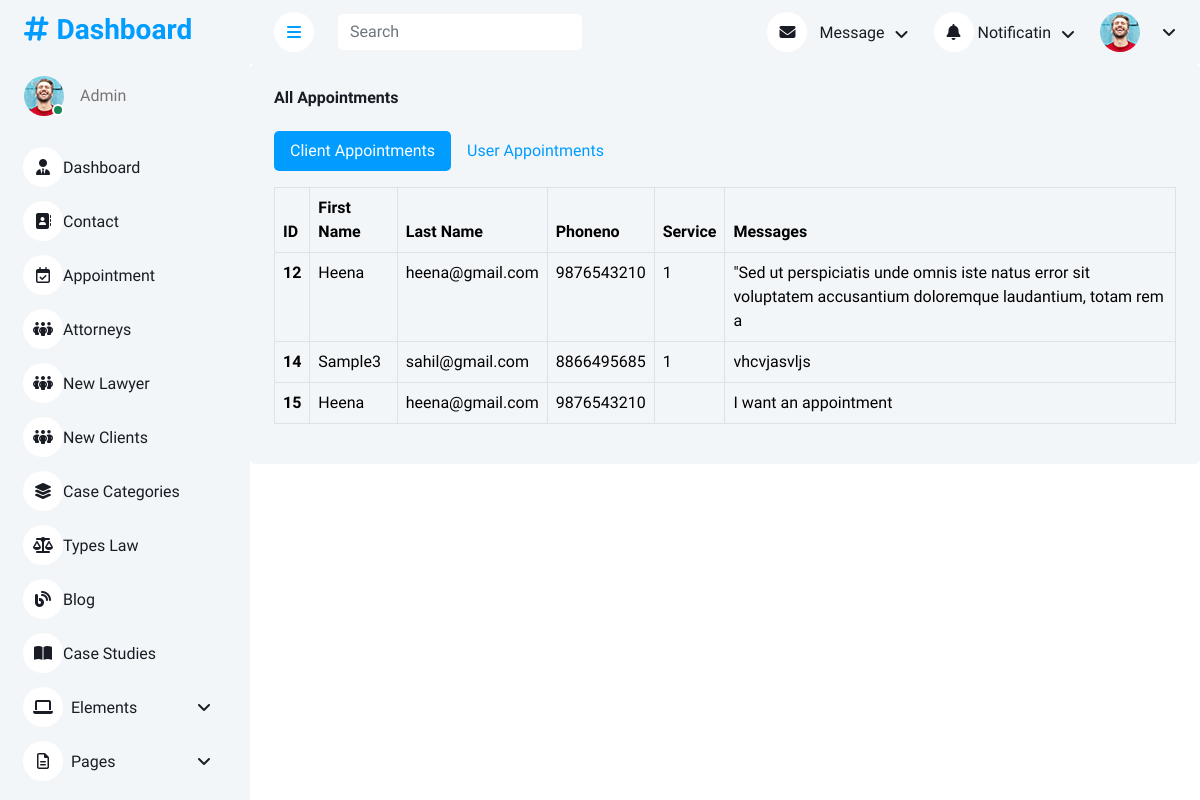
Before: /adminapp/appointment with the older database file.
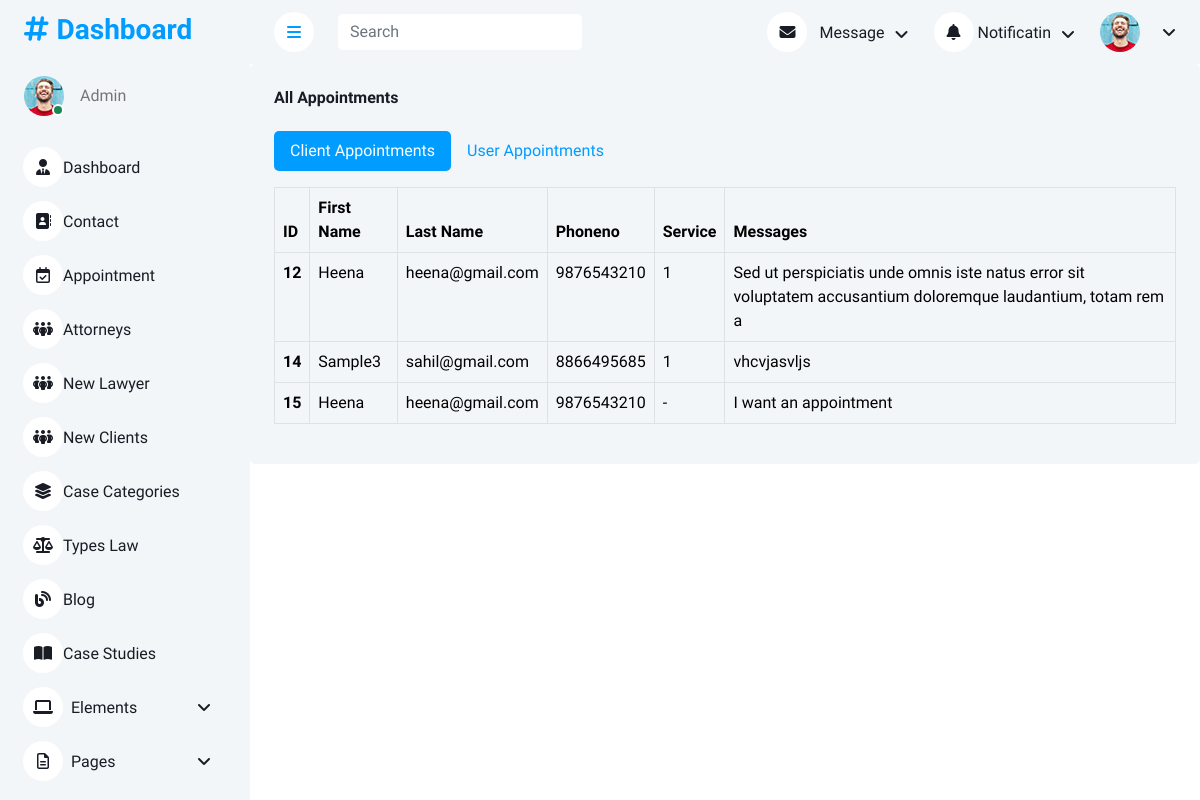
After: the same page with the newer database file.
### userapp/models.py (models this page shows, shortened)
class Appointment(models.Model):
    name = models.CharField(max_length=100)
    email = models.EmailField()
    phoneno = models.CharField(max_length=15)
    service = models.CharField(max_length=100)  # Added service field
    gender = models.CharField(max_length=10)  # Added gender field
    message = models.TextField()
    status = models.CharField(max_length=20, default='pending')
    up_doc1 = models.FileField(upload_to='appointments/', blank=True, null=True)
    userid = models.ForeignKey('clientapp.clients', on_delete=models.CASCADE)
    lid = models.ForeignKey(lawyer, on_delete=models.CASCADE, blank=True, null=True)  # Made optional

### adminapp/views.py (the view)
# urls.py: path('appointment', views.Show_Appointment, name='appointment'),
def Show_Appointment(request):
    data = Appointment.objects.all
    user_appointments = User_Appointment.objects.all
    return render(request,'adminapp/appointment.html',{"data":data,"User_Appointment":user_appointments})

### adminapp/models.py (called while the page is built)
    def __str__(self):
        return self.name

### templates/adminapp/Appointment.html (shortened to what this page needs)
<!DOCTYPE html>
{% load static %}
<html lang="en">
<head>
    <link href="https://cdnjs.cloudflare.com/ajax/libs/font-awesome/6.7.2/css/all.min.css" rel="stylesheet">
    <link href="https://cdn.jsdelivr.net/npm/bootstrap-icons@1.4.1/font/bootstrap-icons.css" rel="stylesheet">
    <link href="https://cdn.jsdelivr.net/npm/bootstrap@5.3.3/dist/css/bootstrap.min.css" rel="stylesheet">
    <link href="{% static 'adminapp/lib/owlcarousel/assets/owl.carousel.min.css'%}" rel="stylesheet">
    <link href="{% static 'adminapp/lib/tempusdominus/css/tempusdominus-bootstrap-4.min.css'%}" rel="stylesheet">
    <link href="{% static 'adminapp/css/bootstrap.min.css' %}" rel="stylesheet">
    <link href="{% static 'adminapp/css/style.css' %}" rel="stylesheet">
</head>
<body>
    <div class="container-xxl position-relative bg-white d-flex p-0">
        {% include 'adminapp/sidebar.html' %}
        <div class="content">
            {% include 'adminapp/navbar.html' %}
            <div class="col-12">
                <div class="bg-light rounded h-100 p-4">
                    <h6 class="mb-4">All Appointments</h6>
                    <ul class="nav nav-pills mb-3" id="pills-tab" role="tablist">
                        <li class="nav-item" role="presentation">
                            <button class="nav-link active" id="pills-home-tab" data-bs-toggle="pill"
                                data-bs-target="#pills-home" type="button" role="tab" aria-controls="pills-home"
                                aria-selected="true"> Client Appointments</button>
                        </li>
                        <li class="nav-item" role="presentation">
                            <button class="nav-link" id="pills-profile-tab" data-bs-toggle="pill"
                                data-bs-target="#pills-profile" type="button" role="tab"
                                aria-controls="pills-profile" aria-selected="false">User Appointments</button>
                        </li>
                    </ul>
                    <div class="tab-content" id="pills-tabContent">
                        <div class="tab-pane fade show active" id="pills-home" role="tabpanel" aria-labelledby="pills-home-tab">
                            <table class="table table-bordered">
                                <thead>
                                    <tr>
                                        <th scope="col">ID</th>
                                        <th scope="col">First Name</th>
                                        <th scope="col">Last Name</th>
                                        <th scope="col">Phoneno</th>
                                        <th scope="col">Service</th>
                                        <th scope="col">Messages</th>
                                    </tr>
                                </thead>
                                <tbody>
                                    {% for i in data %}
                            <tr>
                                <th scope="row">{{ i.id }}</th>
                                <td>{{ i.name }}</td>
                                <td>{{ i.email }}</td>
                                <td>{{ i.phoneno }}</td>
                                <td>{{ i.service }}</td>
                                <td>{{ i.message }}</td>
                            </tr>
                            {% endfor %}
                                </tbody>
                            </table>
                        </div>
                    </div>
                </div>
            </div>
        </div>
    </div>
</body>
</html>

Changed rows visible on the page:
changed Appointment id 12: message "\"Sed ut perspiciatis unde omnis iste natus error sit voluptatem accusantium doloremque laudantium, totam rem a" → "Sed ut perspiciatis unde omnis iste natus error sit voluptatem accusantium doloremque laudantium, totam rem a"
changed Appointment "I want an appointment": service (not shown) → "-"
